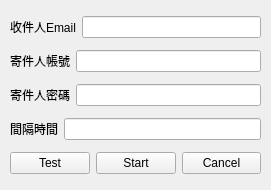
<?xml version="1.0" encoding="UTF-8"?>
<ui version="4.0">
 <class>CourtNotifier</class>
 <widget class="QWidget" name="CourtNotifier">
  <property name="geometry">
   <rect>
    <x>0</x>
    <y>0</y>
    <width>271</width>
    <height>190</height>
   </rect>
  </property>
  <property name="windowTitle">
   <string>西松高中布告欄更新通知工具</string>
  </property>
  <widget class="QWidget" name="verticalLayoutWidget">
   <property name="geometry">
    <rect>
     <x>10</x>
     <y>10</y>
     <width>251</width>
     <height>171</height>
    </rect>
   </property>
   <layout class="QVBoxLayout" name="verticalLayout">
    <item>
     <layout class="QHBoxLayout" name="horizontalLayout">
      <item>
       <widget class="QLabel" name="label">
        <property name="text">
         <string>收件人Email</string>
        </property>
       </widget>
      </item>
      <item>
       <widget class="QLineEdit" name="lineEdit_to"/>
      </item>
     </layout>
    </item>
    <item>
     <layout class="QHBoxLayout" name="horizontalLayout_2">
      <item>
       <widget class="QLabel" name="label_2">
        <property name="text">
         <string>寄件人帳號</string>
        </property>
       </widget>
      </item>
      <item>
       <widget class="QLineEdit" name="lineEdit_account"/>
      </item>
     </layout>
    </item>
    <item>
     <layout class="QHBoxLayout" name="horizontalLayout_3">
      <item>
       <widget class="QLabel" name="label_3">
        <property name="text">
         <string>寄件人密碼</string>
        </property>
       </widget>
      </item>
      <item>
       <widget class="QLineEdit" name="lineEdit_password"/>
      </item>
     </layout>
    </item>
    <item>
     <layout class="QHBoxLayout" name="horizontalLayout_4">
      <item>
       <widget class="QLabel" name="label_4">
        <property name="text">
         <string>間隔時間</string>
        </property>
       </widget>
      </item>
      <item>
       <widget class="QLineEdit" name="lineEdit_interval"/>
      </item>
     </layout>
    </item>
    <item>
     <layout class="QHBoxLayout" name="horizontalLayout_5">
      <item>
       <widget class="QPushButton" name="button_test">
        <property name="text">
         <string>Test</string>
        </property>
       </widget>
      </item>
      <item>
       <widget class="QPushButton" name="button_start">
        <property name="text">
         <string>Start</string>
        </property>
       </widget>
      </item>
      <item>
       <widget class="QPushButton" name="button_cancel">
        <property name="text">
         <string>Cancel</string>
        </property>
       </widget>
      </item>
     </layout>
    </item>
   </layout>
  </widget>
 </widget>
 <resources/>
 <connections/>
</ui>
